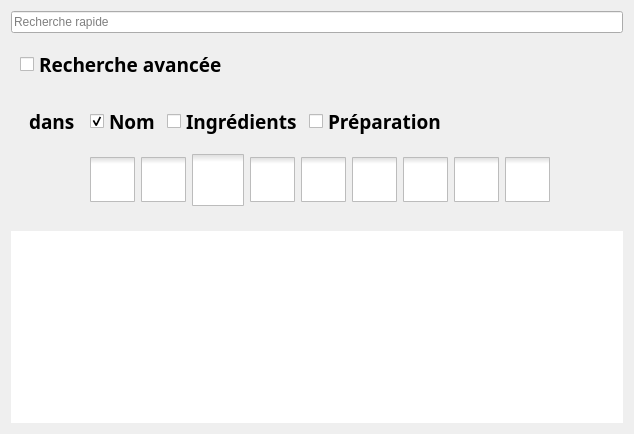
               <widget class="QFrame" name="frame_liste_recettes">
                <property name="frameShape">
                 <enum>QFrame::NoFrame</enum>
                </property>
                <property name="frameShadow">
                 <enum>QFrame::Raised</enum>
                </property>
                <layout class="QVBoxLayout" name="verticalLayout">
                 <item>
                  <widget class="QLineEdit" name="lE_with">
                   <property name="sizePolicy">
                    <sizepolicy hsizetype="Expanding" vsizetype="Fixed">
                     <horstretch>0</horstretch>
                     <verstretch>0</verstretch>
                    </sizepolicy>
                   </property>
                   <property name="toolTip">
                    <string>mots clés, séparés par une virgule (ex: soupe, farine, blanchir, ...)</string>
                   </property>
                   <property name="placeholderText">
                    <string>Recherche rapide</string>
                   </property>
                  </widget>
                 </item>
                 <item>
                  <widget class="QFrame" name="frame_searchedit">
                   <property name="frameShape">
                    <enum>QFrame::NoFrame</enum>
                   </property>
                   <property name="frameShadow">
                    <enum>QFrame::Raised</enum>
                   </property>
                   <layout class="QVBoxLayout" name="verticalLayout_2">
                    <item>
                     <widget class="QCheckBox" name="cB_recherche">
                      <property name="font">
                       <font>
                        <family>Poiret One</family>
                        <pointsize>14</pointsize>
                        <weight>75</weight>
                        <italic>false</italic>
                        <bold>true</bold>
                       </font>
                      </property>
                      <property name="toolTip">
                       <string>Filtrer la liste de recettes</string>
                      </property>
                      <property name="text">
                       <string>Recherche avancée</string>
                      </property>
                     </widget>
                    </item>
                    <item>
                     <widget class="QFrame" name="frame_recherche">
                      <property name="font">
                       <font>
                        <family>Poiret One</family>
                        <pointsize>14</pointsize>
                        <weight>75</weight>
                        <italic>false</italic>
                        <bold>true</bold>
                       </font>
                      </property>
                      <property name="frameShape">
                       <enum>QFrame::NoFrame</enum>
                      </property>
                      <property name="frameShadow">
                       <enum>QFrame::Raised</enum>
                      </property>
                      <layout class="QGridLayout" name="gridLayout_18">
                       <item row="3" column="1">
                        <widget class="QFrame" name="frame_search_tags">
                         <property name="enabled">
                          <bool>true</bool>
                         </property>
                         <property name="sizePolicy">
                          <sizepolicy hsizetype="Minimum" vsizetype="Minimum">
                           <horstretch>0</horstretch>
                           <verstretch>0</verstretch>
                          </sizepolicy>
                         </property>
                         <layout class="QHBoxLayout" name="horizontalLayout_2">
                          <property name="spacing">
                           <number>0</number>
                          </property>
                          <property name="sizeConstraint">
                           <enum>QLayout::SetMinimumSize</enum>
                          </property>
                          <property name="topMargin">
                           <number>1</number>
                          </property>
                          <property name="bottomMargin">
                           <number>1</number>
                          </property>
                          <item>
                           <widget class="QCheckBox" name="cB_search_tag_double">
                            <property name="styleSheet">
                             <string notr="true">QCheckBox#cB_search_tag_double::indicator {
	width:45px;
	height:45px;
}

QCheckBox#cB_search_tag_double::indicator:unchecked {
    image: url(./UI/images/tag_double_black_LD.png);
}

QCheckBox#cB_search_tag_double::indicator:checked {
    image: url(./UI/images/tag_double_color_LD.png);
}

QCheckBox#cB_search_tag_double::indicator:checked:hover {
	width:43px;
	height:43px;
}

QCheckBox#cB_search_tag_double::indicator:unchecked:hover {
	width:43px;
	height:43px;
}</string>
                            </property>
                            <property name="text">
                             <string/>
                            </property>
                            <property name="iconSize">
                             <size>
                              <width>1</width>
                              <height>1</height>
                             </size>
                            </property>
                           </widget>
                          </item>
                          <item>
                           <widget class="QCheckBox" name="cB_search_tag_kids">
                            <property name="styleSheet">
                             <string notr="true">QCheckBox#cB_search_tag_kids::indicator {
	width:45px;
	height:45px;
}

QCheckBox#cB_search_tag_kids::indicator:unchecked {
    image: url(./UI/images/tag_kids_black.png);
}

QCheckBox#cB_search_tag_kids::indicator:checked {
    image: url(./UI/images/tag_kids_color.png);
}

QCheckBox#cB_search_tag_kids::indicator:checked:hover {
	width:43px;
	height:43px;
}

QCheckBox#cB_search_tag_kids::indicator:unchecked:hover {
	width:43px;
	height:43px;
}</string>
                            </property>
                            <property name="text">
                             <string/>
                            </property>
                            <property name="iconSize">
                             <size>
                              <width>45</width>
                              <height>45</height>
                             </size>
                            </property>
                            <property name="checkable">
                             <bool>true</bool>
                            </property>
                           </widget>
                          </item>
                          <item>
                           <widget class="QCheckBox" name="cB_search_tag_vegan">
                            <property name="styleSheet">
                             <string notr="true">QCheckBox#cB_search_tag_vegan::indicator {
	width:52px;
	height:52px;
}

QCheckBox#cB_search_tag_vegan::indicator:unchecked {
    image: url(./UI/images/tag_vegan_black.png);
}

QCheckBox#cB_search_tag_vegan::indicator:checked {
    image: url(./UI/images/tag_vegan_color.png);
}

QCheckBox#cB_search_tag_vegan::indicator:hover {
	width:50px;
	height:50px;
}</string>
                            </property>
                            <property name="text">
                             <string/>
                            </property>
                            <property name="iconSize">
                             <size>
                              <width>45</width>
                              <height>45</height>
                             </size>
                            </property>
                           </widget>
                          </item>
                          <item>
                           <widget class="QCheckBox" name="cB_search_tag_summer">
                            <property name="styleSheet">
                             <string notr="true">QCheckBox#cB_search_tag_summer::indicator {
	width:45px;
	height:45px;
}

QCheckBox#cB_search_tag_summer::indicator:unchecked {
    image: url(./UI/images/tag_ete_black_LD.png);
}

QCheckBox#cB_search_tag_summer::indicator:checked {
    image: url(./UI/images/tag_ete_color_LD.png);
}

QCheckBox#cB_search_tag_summer::indicator:checked:hover {
	width:43px;
	height:43px;
}

QCheckBox#cB_search_tag_summer::indicator:unchecked:hover {
	width:43px;
	height:43px;
}</string>
                            </property>
                            <property name="text">
                             <string/>
                            </property>
                            <property name="iconSize">
                             <size>
                              <width>45</width>
                              <height>45</height>
                             </size>
                            </property>
                           </widget>
                          </item>
                          <item>
                           <widget class="QCheckBox" name="cB_search_tag_winter">
                            <property name="mouseTracking">
                             <bool>true</bool>
                            </property>
                            <property name="styleSheet">
                             <string notr="true">QCheckBox#cB_search_tag_winter::indicator {
	width:45px;
	height:45px;
}

QCheckBox#cB_search_tag_winter::indicator:unchecked {
    image: url(./UI/images/tag_hiver_black_LD.png);
}

QCheckBox#cB_search_tag_winter::indicator:checked {
    image: url(./UI/images/tag_hiver_color_LD.png);
}

QCheckBox#cB_search_tag_winter::indicator:checked:hover {
	width:43px;
	height:43px;
}

QCheckBox#cB_search_tag_winter::indicator:unchecked:hover {
	width:43px;
	height:43px;
}</string>
                            </property>
                            <property name="text">
                             <string/>
                            </property>
                            <property name="iconSize">
                             <size>
                              <width>45</width>
                              <height>45</height>
                             </size>
                            </property>
                           </widget>
                          </item>
                          <item>
                           <widget class="QCheckBox" name="cB_search_tag_dessert">
                            <property name="styleSheet">
                             <string notr="true">QCheckBox#cB_search_tag_dessert::indicator {
	width:45px;
	height:45px;
}

QCheckBox#cB_search_tag_dessert::indicator:unchecked {
    image: url(./UI/images/tag_dessert_black_LD.png);
}

QCheckBox#cB_search_tag_dessert::indicator:checked {
    image: url(./UI/images/tag_dessert_color_LD.png);
}

QCheckBox#cB_search_tag_dessert::indicator:checked:hover {
	width:43px;
	height:43px;
}

QCheckBox#cB_search_tag_dessert::indicator:unchecked:hover {
	width:43px;
	height:43px;
}</string>
                            </property>
                            <property name="text">
                             <string/>
                            </property>
                            <property name="iconSize">
                             <size>
                              <width>45</width>
                              <height>45</height>
                             </size>
                            </property>
                            <property name="checkable">
                             <bool>true</bool>
                            </property>
                           </widget>
                          </item>
                          <item>
                           <widget class="QCheckBox" name="cB_search_tag_lunch">
                            <property name="styleSheet">
                             <string notr="true">QCheckBox#cB_search_tag_lunch::indicator {
	width:45px;
	height:45px;
}

QCheckBox#cB_search_tag_lunch::indicator:unchecked {
    image: url(./UI/images/tag_lunch_black_LD.png);
}

QCheckBox#cB_search_tag_lunch::indicator:checked {
    image: url(./UI/images/tag_lunch_color_LD.png);
}

QCheckBox#cB_search_tag_lunch::indicator:checked:hover {
	width:43px;
	height:43px;
}

QCheckBox#cB_search_tag_lunch::indicator:unchecked:hover {
	width:43px;
	height:43px;
}</string>
                            </property>
                            <property name="text">
                             <string/>
                            </property>
                           </widget>
                          </item>
                          <item>
                           <widget class="QCheckBox" name="cB_search_tag_dinner">
                            <property name="styleSheet">
                             <string notr="true">QCheckBox#cB_search_tag_dinner::indicator {
	width:45px;
	height:45px;
}

QCheckBox#cB_search_tag_dinner::indicator:unchecked {
    image: url(./UI/images/tag_dinner_black_LD.png);
}

QCheckBox#cB_search_tag_dinner::indicator:checked {
    image: url(./UI/images/tag_dinner_color_LD.png);
}

QCheckBox#cB_search_tag_dinner::indicator:checked:hover {
	width:43px;
	height:43px;
}

QCheckBox#cB_search_tag_dinner::indicator:unchecked:hover {
	width:43px;
	height:43px;
}</string>
                            </property>
                            <property name="text">
                             <string/>
                            </property>
                            <property name="iconSize">
                             <size>
                              <width>45</width>
                              <height>45</height>
                             </size>
                            </property>
                           </widget>
                          </item>
                          <item>
                           <widget class="QCheckBox" name="cB_search_tag_tips">
                            <property name="styleSheet">
                             <string notr="true">QCheckBox#cB_search_tag_tips::indicator {
	width:45px;
	height:45px;
}

QCheckBox#cB_search_tag_tips::indicator:unchecked {
    image: url(./UI/images/tag_tips_black_LD.png);
}

QCheckBox#cB_search_tag_tips::indicator:checked {
    image: url(./UI/images/tag_tips_color_LD.png);
}

QCheckBox#cB_search_tag_tips::indicator:checked:hover {
	width:43px;
	height:43px;
}

QCheckBox#cB_search_tag_tips::indicator:unchecked:hover {
	width:43px;
	height:43px;
}</string>
                            </property>
                            <property name="text">
                             <string/>
                            </property>
                            <property name="iconSize">
                             <size>
                              <width>45</width>
                              <height>45</height>
                             </size>
                            </property>
                           </widget>
                          </item>
                          <item>
                           <spacer name="horizontalSpacer_16">
                            <property name="orientation">
                             <enum>Qt::Horizontal</enum>
                            </property>
                            <property name="sizeHint" stdset="0">
                             <size>
                              <width>40</width>
                              <height>20</height>
                             </size>
                            </property>
                           </spacer>
                          </item>
                         </layout>
                        </widget>
                       </item>
                       <item row="2" column="1">
                        <widget class="QFrame" name="frame_5">
                         <property name="frameShape">
                          <enum>QFrame::NoFrame</enum>
                         </property>
                         <property name="frameShadow">
                          <enum>QFrame::Raised</enum>
                         </property>
                         <layout class="QHBoxLayout" name="horizontalLayout_3">
                          <item>
                           <widget class="QCheckBox" name="cB_search_recipe_name">
                            <property name="text">
                             <string>Nom</string>
                            </property>
                            <property name="checked">
                             <bool>true</bool>
                            </property>
                           </widget>
                          </item>
                          <item>
                           <widget class="QCheckBox" name="cB_search_ingredients">
                            <property name="text">
                             <string>Ingrédients</string>
                            </property>
                           </widget>
                          </item>
                          <item>
                           <widget class="QCheckBox" name="cB_search_preparation">
                            <property name="text">
                             <string>Préparation</string>
                            </property>
                           </widget>
                          </item>
                          <item>
                           <spacer name="horizontalSpacer_8">
                            <property name="orientation">
                             <enum>Qt::Horizontal</enum>
                            </property>
                            <property name="sizeHint" stdset="0">
                             <size>
                              <width>40</width>
                              <height>20</height>
                             </size>
                            </property>
                           </spacer>
                          </item>
                         </layout>
                        </widget>
                       </item>
                       <item row="2" column="0">
                        <widget class="QLabel" name="label_12">
                         <property name="text">
                          <string>dans</string>
                         </property>
                        </widget>
                       </item>
                      </layout>
                     </widget>
                    </item>
                   </layout>
                  </widget>
                 </item>
                 <item>
                  <widget class="QListWidget" name="lW_recettes">
                   <property name="font">
                    <font>
                     <family>Poiret One</family>
                     <pointsize>13</pointsize>
                     <weight>75</weight>
                     <italic>false</italic>
                     <bold>true</bold>
                    </font>
                   </property>
                   <property name="frameShape">
                    <enum>QFrame::NoFrame</enum>
                   </property>
                   <property name="wordWrap">
                    <bool>true</bool>
                   </property>
                   <property name="sortingEnabled">
                    <bool>true</bool>
                   </property>
                  </widget>
                 </item>
                </layout>
               </widget>
